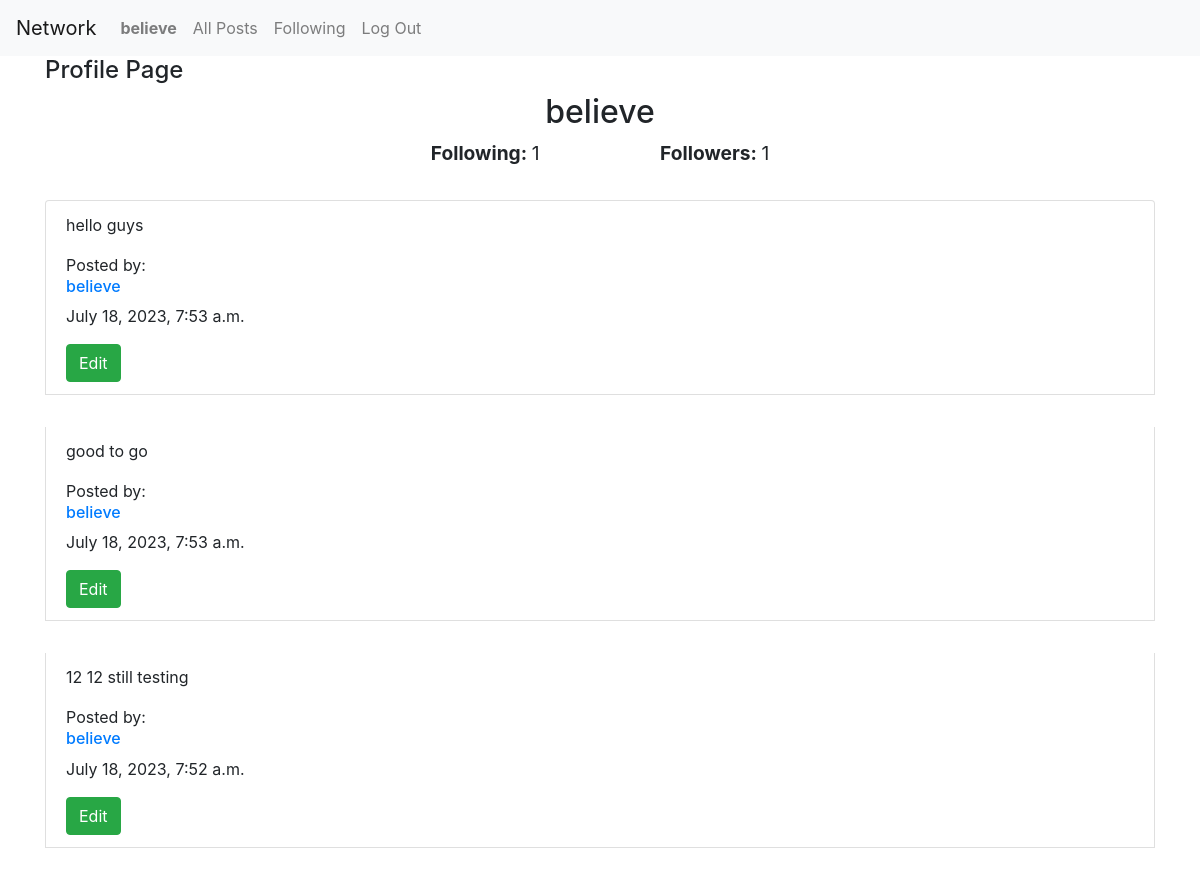
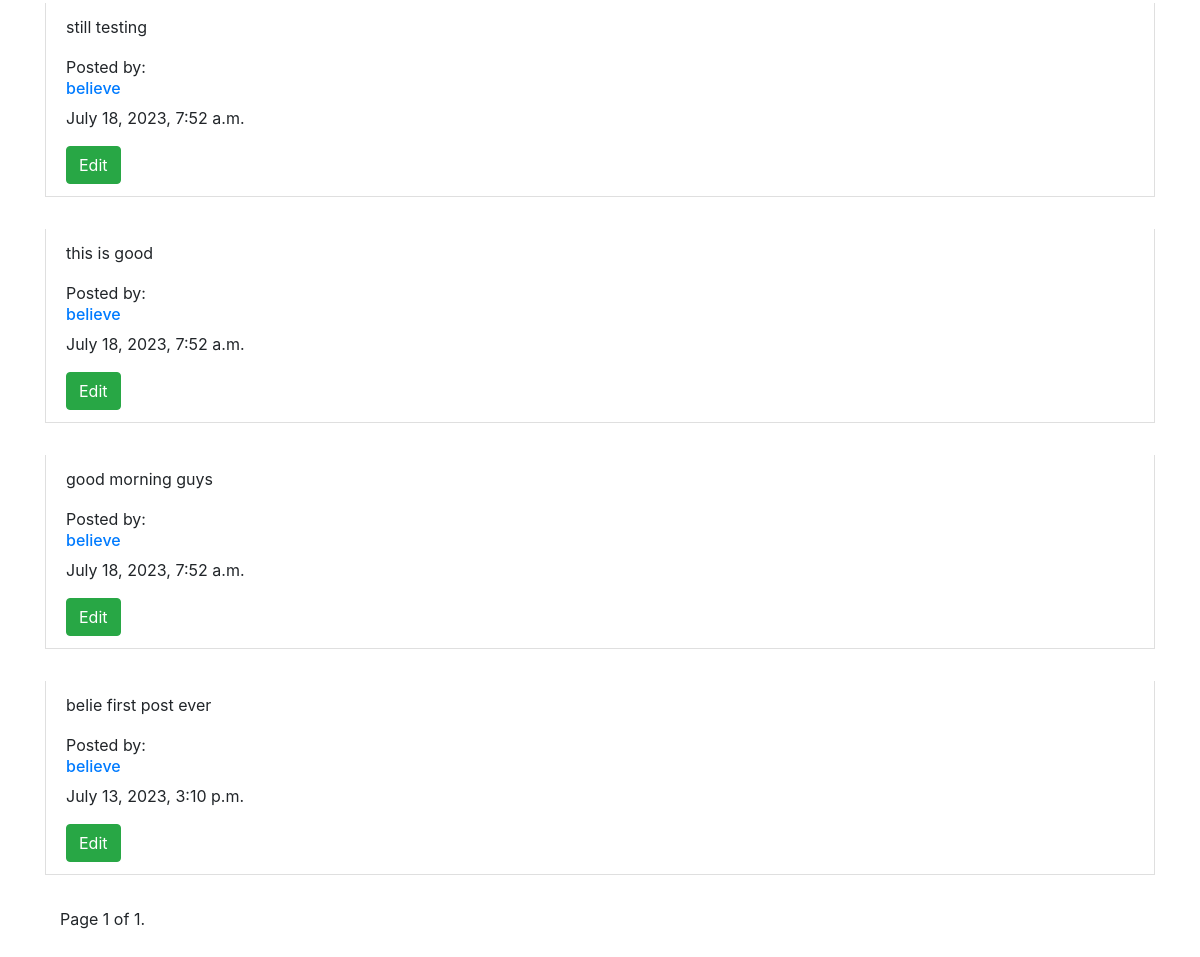
The app's page /profile/2/ (signed in) with its own data (2 pictures, top to bottom).
### network/models.py (models this page shows, shortened)
class User(AbstractUser):
    pass
    def __str__(self):
            return self.username

class Post(models.Model):
    comment = models.CharField(max_length=500)
    author = models.ForeignKey("User", on_delete=models.CASCADE)
    timestamp = models.DateTimeField(auto_now_add=True)

### network/views.py (the view)
# urls.py: path("profile/<int:id>/", views.profile, name='profile'),
def profile(request, id):
    user_profile = User.objects.get(id=id)
    posts = Post.objects.filter(author=user_profile).order_by('-timestamp')
    posts_paginator = Paginator(posts, 10)
    page_number = request.GET.get('page')
    posts_page_object = posts_paginator.get_page(page_number)
    following_count = Follow.objects.filter(followed_user=id).count()
    followers_count = Follow.objects.filter(follower=id).count()
    isFollowing = Follow.objects.filter(followed_user=user_profile, follower=request.user).exists()
    likes = Like.objects.all()
    postsYouLike = []
    try:
        for like in likes:
            if like.user.id == request.user.id:
                postsYouLike.append(like.post.id)
    except:
        postsYouLike= []
    return render(request, "network/profile.html", {
        "user_profile": user_profile,
        "follower": followers_count,
        "following": following_count,
        "isFollowing": isFollowing,
        "postsYouLike": postsYouLike,
        "postsPage": posts_page_object,
        })

### network/templates/network/profile.html (shortened to what this page needs)
{% extends "network/layout.html" %}
{% block body %}
    <div class="container">
        <div id="profile-hero following-page-hero">
            <h4 id="profile-heading">Profile Page</h4>
            <h2 id="following-h2">{{ user_profile.username }}</h2>
            <div id="following-page-hero">
                <div id="hero-right"><span><strong>Following: </strong></span><span id="following-count">{{ following }}</span></div>
                <div id="hero-left"><span><strong>Followers: </strong></span><span id="followers-count">{{follower}}</span></div>
            </div>
        </div>
        <div id="profile-posts">
            {% for post in postsPage %}
                <div class="list-group-item" style="margin-top: 2em;">
                    <p>{{post.comment}}</p>
                    <span>Posted by: </span>
                    <a href="{% url 'profile' id=post.author.id %}">
                        <h6>{{post.author}}</h6>
                    </a>
                    <p>{{post.timestamp}}</p>
                    {% if user.is_authenticated %}
                        {% if user == post.author %}
                            <button class="btn btn-success" data-toggle="modal" data-target="#modal_edit_post_{{ post.id }}">Edit</button>
                        {% endif %}
                    {% endif %}
                </div>
            {% endfor %}
                <div class="container" style="margin-top: 2em; margin-bottom: 4em;">
                    <div class="pagination">
                    <span class="step-links">
                        <span class="current">
                            Page {{ postsPage.number }} of {{ postsPage.paginator.num_pages }}.
                        </span>
                    </span>
                    </div>
                </div>
        </div>
  </div>
{% endblock %}

### network/templates/network/layout.html (shortened to what this page needs)
{% load static %}
<!DOCTYPE html>
<html lang="en">
    <head>
        <link rel="stylesheet" href="https://stackpath.bootstrapcdn.com/bootstrap/4.4.1/css/bootstrap.min.css">
        <link href="{% static 'network/styles.css' %}" rel="stylesheet">
        <link rel="stylesheet" href="https://cdnjs.cloudflare.com/ajax/libs/font-awesome/4.7.0/css/font-awesome.min.css">
    </head>
    <body>
        <nav class="navbar navbar-expand-lg navbar-light bg-light">
            <a class="navbar-brand" href="#">Network</a>
            <div>
              <ul class="navbar-nav mr-auto">
                {% if user.is_authenticated %}
                    <li class="nav-item">
                        <a class="nav-link" href="#"><strong>{{ user.username }}</strong></a>
                    </li>
                {% endif %}
                <li class="nav-item">
                  <a class="nav-link" href="{% url 'index' %}">All Posts</a>
                </li>
                {% if user.is_authenticated %}
                    <li class="nav-item">
                        <a class="nav-link" href="{% url 'following' %}">Following</a>
                    </li>
                    <li class="nav-item">
                        <a class="nav-link" href="{% url 'logout' %}">Log Out</a>
                    </li>
                {% endif %}
              </ul>
            </div>
          </nav>
        <div class="body">
            {% block body %}
            {% endblock %}
        </div>
    </body>
</html>

### network/static/network/styles.css (style rules this page uses)
#following-h2 { text-align: center }
#following-page-hero { text-align: center; font-size: larger; }
#hero-right { display: inline; text-align: center; padding-right:6em }
#hero-left { display: inline; text-align: center; }

### records on screen
User: username "believe"
Post: comment "hello guys", author "believe", timestamp "July 18, 2023, 7:53 a.m."
Post: comment "good to go", author "believe", timestamp "July 18, 2023, 7:53 a.m."
Post: comment "12 12 still testing", author "believe", timestamp "July 18, 2023, 7:52 a.m."
Post: comment "still testing", author "believe", timestamp "July 18, 2023, 7:52 a.m."
Post: comment "this is good", author "believe", timestamp "July 18, 2023, 7:52 a.m."
Post: comment "good morning guys", author "believe", timestamp "July 18, 2023, 7:52 a.m."
Post: comment "belie first post ever", author "believe", timestamp "July 13, 2023, 3:10 p.m."

### other values on screen
{{ following }} "1"
{{ follower }} "1"
{{ postsPage.number }} "1"
{{ postsPage.paginator.num_pages }} "1"
